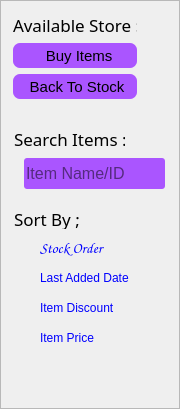
                  <widget class="QFrame" name="frame_11">
                   <property name="minimumSize">
                    <size>
                     <width>180</width>
                     <height>0</height>
                    </size>
                   </property>
                   <property name="maximumSize">
                    <size>
                     <width>180</width>
                     <height>16777215</height>
                    </size>
                   </property>
                   <property name="frameShape">
                    <enum>QFrame::StyledPanel</enum>
                   </property>
                   <property name="frameShadow">
                    <enum>QFrame::Raised</enum>
                   </property>
                   <widget class="QFrame" name="frame_13">
                    <property name="geometry">
                     <rect>
                      <x>4</x>
                      <y>4</y>
                      <width>142</width>
                      <height>111</height>
                     </rect>
                    </property>
                    <property name="maximumSize">
                     <size>
                      <width>16777215</width>
                      <height>111</height>
                     </size>
                    </property>
                    <property name="styleSheet">
                     <string notr="true">QPushButton {
	border-radius: 7px;
	
	background-color: rgb(170, 85, 255);
}
QPushButton::hover {
	background-color: rgb(170, 0, 255, 100);
}</string>
                    </property>
                    <property name="frameShape">
                     <enum>QFrame::NoFrame</enum>
                    </property>
                    <property name="frameShadow">
                     <enum>QFrame::Raised</enum>
                    </property>
                    <layout class="QVBoxLayout" name="verticalLayout_5">
                     <item>
                      <widget class="QLabel" name="label_21">
                       <property name="font">
                        <font>
                         <family>Mongolian Baiti</family>
                         <pointsize>13</pointsize>
                        </font>
                       </property>
                       <property name="text">
                        <string>Available Store :</string>
                       </property>
                      </widget>
                     </item>
                     <item>
                      <widget class="QPushButton" name="btnBuyItems">
                       <property name="minimumSize">
                        <size>
                         <width>0</width>
                         <height>25</height>
                        </size>
                       </property>
                       <property name="font">
                        <font>
                         <pointsize>11</pointsize>
                        </font>
                       </property>
                       <property name="text">
                        <string>  Buy Items</string>
                       </property>
                       <property name="icon">
                        <iconset resource="Icons.qrc">
                         <normaloff>:/icons/icons/cil-exit-to-app.png</normaloff>:/icons/icons/cil-exit-to-app.png</iconset>
                       </property>
                      </widget>
                     </item>
                     <item>
                      <widget class="QPushButton" name="btnStock">
                       <property name="minimumSize">
                        <size>
                         <width>0</width>
                         <height>25</height>
                        </size>
                       </property>
                       <property name="font">
                        <font>
                         <pointsize>11</pointsize>
                        </font>
                       </property>
                       <property name="text">
                        <string> Back To Stock</string>
                       </property>
                       <property name="icon">
                        <iconset resource="Icons.qrc">
                         <normaloff>:/icons/icons/cil-arrow-circle-left.png</normaloff>:/icons/icons/cil-arrow-circle-left.png</iconset>
                       </property>
                      </widget>
                     </item>
                     <item>
                      <spacer name="verticalSpacer">
                       <property name="orientation">
                        <enum>Qt::Vertical</enum>
                       </property>
                       <property name="sizeHint" stdset="0">
                        <size>
                         <width>20</width>
                         <height>40</height>
                        </size>
                       </property>
                      </spacer>
                     </item>
                    </layout>
                   </widget>
                   <widget class="QFrame" name="searchItems">
                    <property name="geometry">
                     <rect>
                      <x>4</x>
                      <y>118</y>
                      <width>172</width>
                      <height>282</height>
                     </rect>
                    </property>
                    <property name="styleSheet">
                     <string notr="true">QRadioButton {
	color: rgb(0, 0, 255);
	font: 75 11pt &quot;Comic Sans MS&quot;;
}
QRadioButton:hover {
	color: rgb(170, 0, 255);
}
QRadioButton:checked {
	background-color: rgba(85, 255, 0, 150);
    border-radius:          5px;
}

QRadioButton::indicator {
    width:                  20px;
    height:                 17px;
    border-radius:          2px;
}
QRadioButton::indicator:hover {
	image: url(:/icons/icons/cil-arrow-right.png);
}

QRadioButton::indicator:checked {
	background-color: rgb(62, 186, 0);
	image: url(:/icons/icons/cil-check.png);
}

QRadioButton::indicator:unchecked {
	background-color: rgba(255, 255, 255, 0);
}</string>
                    </property>
                    <property name="frameShape">
                     <enum>QFrame::NoFrame</enum>
                    </property>
                    <property name="frameShadow">
                     <enum>QFrame::Raised</enum>
                    </property>
                    <widget class="QLineEdit" name="SearchStore">
                     <property name="geometry">
                      <rect>
                       <x>20</x>
                       <y>40</y>
                       <width>141</width>
                       <height>31</height>
                      </rect>
                     </property>
                     <property name="font">
                      <font>
                       <pointsize>12</pointsize>
                      </font>
                     </property>
                     <property name="styleSheet">
                      <string notr="true">QLineEdit{
	border-radius: 3px;
	background-color: rgb(170, 85, 255);
}
QLineEdit:hover{
	background-color: rgb(170, 0, 255);
}</string>
                     </property>
                     <property name="placeholderText">
                      <string>Item Name/ID</string>
                     </property>
                    </widget>
                    <widget class="QLabel" name="label_20">
                     <property name="geometry">
                      <rect>
                       <x>10</x>
                       <y>10</y>
                       <width>111</width>
                       <height>21</height>
                      </rect>
                     </property>
                     <property name="font">
                      <font>
                       <family>Mongolian Baiti</family>
                       <pointsize>13</pointsize>
                      </font>
                     </property>
                     <property name="text">
                      <string>Search Items :</string>
                     </property>
                    </widget>
                    <widget class="QRadioButton" name="orderByStock">
                     <property name="geometry">
                      <rect>
                       <x>10</x>
                       <y>120</y>
                       <width>151</width>
                       <height>20</height>
                      </rect>
                     </property>
                     <property name="font">
                      <font>
                       <family>Comic Sans MS</family>
                       <pointsize>11</pointsize>
                       <weight>9</weight>
                       <italic>false</italic>
                       <bold>false</bold>
                      </font>
                     </property>
                     <property name="text">
                      <string>Stock Order</string>
                     </property>
                     <property name="checkable">
                      <bool>true</bool>
                     </property>
                    </widget>
                    <widget class="QRadioButton" name="orderByDate">
                     <property name="geometry">
                      <rect>
                       <x>10</x>
                       <y>150</y>
                       <width>151</width>
                       <height>20</height>
                      </rect>
                     </property>
                     <property name="text">
                      <string>Last Added Date</string>
                     </property>
                     <property name="checkable">
                      <bool>true</bool>
                     </property>
                    </widget>
                    <widget class="QRadioButton" name="orderByDiscount">
                     <property name="geometry">
                      <rect>
                       <x>10</x>
                       <y>180</y>
                       <width>151</width>
                       <height>20</height>
                      </rect>
                     </property>
                     <property name="text">
                      <string>Item Discount</string>
                     </property>
                     <property name="checkable">
                      <bool>true</bool>
                     </property>
                    </widget>
                    <widget class="QRadioButton" name="orderByPrice">
                     <property name="geometry">
                      <rect>
                       <x>10</x>
                       <y>210</y>
                       <width>141</width>
                       <height>20</height>
                      </rect>
                     </property>
                     <property name="text">
                      <string>Item Price</string>
                     </property>
                     <property name="checkable">
                      <bool>true</bool>
                     </property>
                    </widget>
                    <widget class="QLabel" name="label_32">
                     <property name="geometry">
                      <rect>
                       <x>10</x>
                       <y>90</y>
                       <width>111</width>
                       <height>21</height>
                      </rect>
                     </property>
                     <property name="font">
                      <font>
                       <family>Mongolian Baiti</family>
                       <pointsize>13</pointsize>
                      </font>
                     </property>
                     <property name="text">
                      <string>Sort By ;</string>
                     </property>
                    </widget>
                   </widget>
                  </widget>
